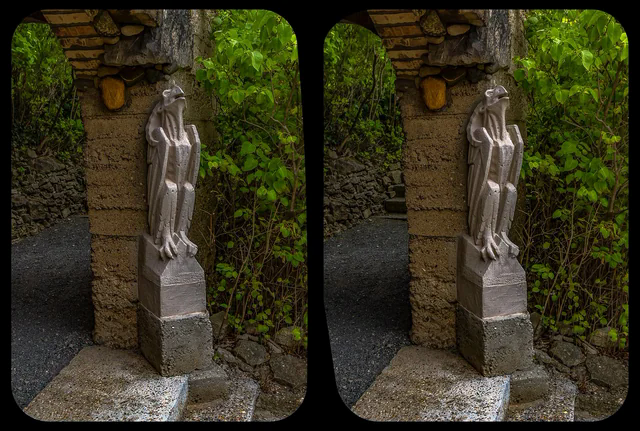
#> input picture Experiments/crossview/in.png, 640 x 431 px
$ python crossview.py
#> lines starting #> are read from the running program, lines starting #| are printed output that depends on the picture
from PIL import Image
import numpy as np

# i had a hunch this wouldn't work

N_STRIPES = 4

im = Image.open("in.png")
#> im is the input picture: PIL image 640x431 RGB; mean R, G, B 54.5, 51.2, 30.1

arr = np.array(im)

HALF = arr.shape[1]//2
#> HALF = 320

STRIPE_WIDTH = HALF//N_STRIPES
#> STRIPE_WIDTH = 80

arr1 = arr[:, 0:HALF]
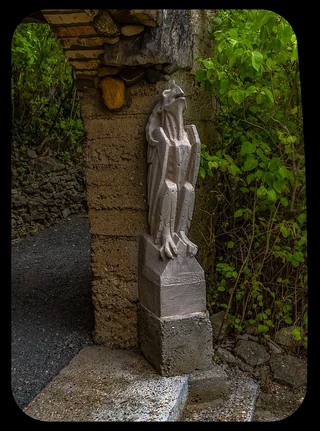
#> arr1: shape (431, 320, 3); mean R, G, B 53.5, 50.1, 30.3
arr2 = arr[:, HALF:]
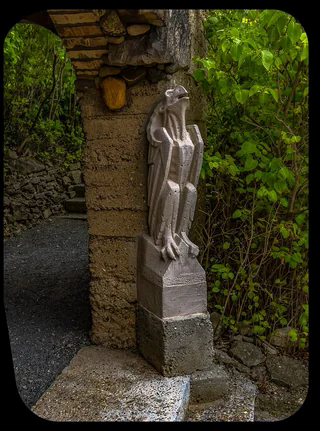
#> arr2: shape (431, 320, 3); mean R, G, B 55.6, 52.3, 29.9

a = np.hstack(list(sum([(arr1[:, i*STRIPE_WIDTH:(i+1)*STRIPE_WIDTH], arr2[:, i*STRIPE_WIDTH:(i+1)*STRIPE_WIDTH]) for i in range(N_STRIPES)], ())))
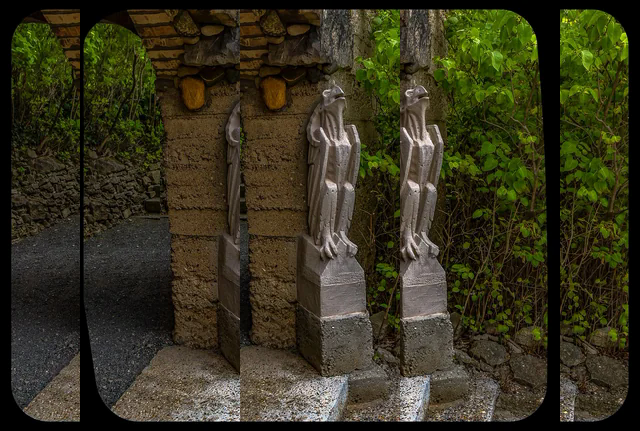
#> a: shape (431, 640, 3); mean R, G, B 54.5, 51.2, 30.1

#magic stripe generator, creates a list of tuples containing the stripes, then flatten them with list(sum( l, () ))

i = Image.fromarray(a)
i.save("out.png")

im1 = Image.fromarray(arr1)
im2 = Image.fromarray(arr2)

im2.save("2.png")
im1.save("1.png")
im2.save("2.png")
